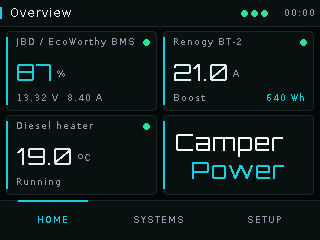
#> input picture assets/camperpower/12-overview.png, 320 x 240 px; the run also reads 1 picture not shown here
$ python camperpower_composite.py ../assets/camperpower/battery-1520.jpg
#> lines starting #> are read from the running program, lines starting #| are printed output that depends on the picture; after the words box and inside, x2 and y2 are one past the last pixel; in counts of white or black regions, pixels touching at a corner belong together
#!/usr/bin/env python3
"""Composite Camper Power app screenshots into the Blender case renders.

Usage:
  python3 tools/camperpower_composite.py RENDERS_DIR

RENDERS_DIR holds the 1920x1200 Cycles renders (not committed, they are large):
  front_three_quarter.png, front_three_quarter_chroma.png,
  front_ortho.png, front_ortho_chroma.png
Screenshots (320x240) are read from, and web images written to,
assets/camperpower/. Needs Pillow (with WebP) and numpy.
"""
import os
import sys

import numpy as np
from PIL import Image, ImageFilter

ROOT = os.path.dirname(os.path.dirname(os.path.abspath(__file__)))
ASSETS = os.path.join(ROOT, "assets", "camperpower")

# Screen window: the sharp 61 x 48 mm LCD rect, corners in render pixels,
# ordered top-left, top-right, bottom-right, bottom-left as seen in the frame
# (USB end on the left, SD side on top). From screen_corners.json.
WINDOW_MM = (61.0, 48.0)
CONTENT_MM = (0.0, 1.125, 61.0, 46.875)  # uncropped 4:3 shot, letterboxed
QUADS = {
    "ortho": [(541.714, 267.429), (1378.286, 267.429), (1378.286, 925.714), (541.714, 925.714)],
    "three_quarter": [(684.428, 406.547), (1260.339, 329.873), (1248.522, 792.555), (696.114, 902.005)],
}
# Output crops (x, y, w, h) in render pixels, and the widths to export.
CROPS = {
    "ortho": ((200, 120, 1520, 950), (1520, 960)),
    "three_quarter": ((300, 200, 1240, 776), (1240, 960)),
}
JOBS = [
    ("three_quarter", "12-overview.png", "hero"),
    ("ortho", "08-ecoworthy-battery.png", "battery"),
    ("ortho", "09-renogy-bt2-dc-dc.png", "solar"),
    ("ortho", "10-diesel-heater.png", "heater"),
    ("ortho", "04-auto-detect-added.png", "setup"),
]

SS = 2                      # supersampling factor for the warp
LETTERBOX = (4, 7, 7)       # unlit LCD strips above and below the 4:3 image
BG_LEVEL = 10               # render background (#0a0a0a) is mapped to #000
REFLECTION = 0.45           # share of the glossy glass reflection kept
GLOW = (24, 208, 224)       # UI accent cyan


def homography(src, dst):
    a = []
    for (x, y), (u, v) in zip(src, dst):
        a.append([x, y, 1, 0, 0, 0, -u * x, -u * y, -u])
        a.append([0, 0, 0, x, y, 1, -v * x, -v * y, -v])
    _, _, vt = np.linalg.svd(np.asarray(a, dtype=float))
    h = vt[-1].reshape(3, 3)
    return h / h[2, 2]


def apply_h(h, pts):
    out = []
    for x, y in pts:
        p = h @ np.array([x, y, 1.0])
        out.append((p[0] / p[2], p[1] / p[2]))
    return out


def screen_layer(quad, shot, size):
    """Warp the window (letterbox + screenshot) into the frame at SS x res."""
    w, h = size[0] * SS, size[1] * SS
    quad_ss = [(x * SS, y * SS) for x, y in quad]
    mm_rect = [(0, 0), (WINDOW_MM[0], 0), WINDOW_MM, (0, WINDOW_MM[1])]
    h_mm = homography(mm_rect, quad_ss)

    # Nearest-neighbour upscale keeps every LCD pixel a hard-edged square.
    scale = 12
    up = shot.resize((shot.width * scale, shot.height * scale), Image.NEAREST)
    x0, y0, x1, y1 = CONTENT_MM
    content_quad = apply_h(h_mm, [(x0, y0), (x1, y0), (x1, y1), (x0, y1)])
    src_rect = [(0, 0), (up.width, 0), (up.width, up.height), (0, up.height)]
    inv = homography(content_quad, src_rect)
    coeffs = (inv / inv[2, 2]).flatten()[:8]

    layer = Image.new("RGB", (w, h), LETTERBOX)
    warped = up.transform((w, h), Image.PERSPECTIVE, tuple(coeffs), Image.BICUBIC)
    inside = Image.new("L", up.size, 255).transform((w, h), Image.PERSPECTIVE, tuple(coeffs), Image.BICUBIC)
    layer.paste(warped, (0, 0), inside)
    return layer.resize(size, Image.LANCZOS)


def chroma_mask(chroma):
    c = np.asarray(chroma.convert("RGB")).astype(np.float32)
    g = c[..., 1] - np.maximum(c[..., 0], c[..., 2])
    return np.clip(g / 255.0, 0.0, 1.0)


def composite(view, renders, shot, glow_rgb=GLOW):
    base = Image.open(os.path.join(renders, f"front_{view}.png")).convert("RGB")
    chroma = Image.open(os.path.join(renders, f"front_{view}_chroma.png"))
    a = chroma_mask(chroma)[..., None]

    glossy = np.asarray(base).astype(np.float32)
    screen = np.asarray(screen_layer(QUADS[view], shot, base.size)).astype(np.float32)

    # Glass reflection: the glossy screen minus its darkest level, screened on.
    glass_floor = np.percentile(glossy[a[..., 0] > 0.99], 2)
    refl = np.clip(glossy - glass_floor, 0, 255) * REFLECTION
    lit = 255 - (255 - screen) * (255 - refl) / 255

    out = glossy * (1 - a) + lit * a

    # Glow: light from the lit screen spilling onto the bezel and beyond.
    glow_src = Image.fromarray((screen * a).astype(np.uint8))
    near = np.asarray(glow_src.filter(ImageFilter.GaussianBlur(18))).astype(np.float32)
    far = np.asarray(glow_src.filter(ImageFilter.GaussianBlur(70))).astype(np.float32)
    lum = (0.5 * near.mean(-1, keepdims=True) + 1.2 * far.mean(-1, keepdims=True)) / 255
    glow = lum * np.asarray(glow_rgb, dtype=np.float32) * 0.55
    out = out + glow * (1 - a)

    # Map the render's #0a0a0a background to the page's #000.
    out = (out - BG_LEVEL) * 255 / (255 - BG_LEVEL)
    return Image.fromarray(np.clip(out + 0.5, 0, 255).astype(np.uint8))


def export(img, view, name, assets=ASSETS, cropped=False):
    (x, y, w, h), widths = CROPS[view]
    if not cropped:
        img = img.crop((x, y, x + w, y + h))
    for width in widths:
        size = (width, round(h * width / w))
        im = img if size == img.size else img.resize(size, Image.LANCZOS)
        stem = os.path.join(assets, f"{name}-{width}")
        im.save(stem + ".webp", "WEBP", quality=86, method=6)
        im.save(stem + ".jpg", "JPEG", quality=86, optimize=True, progressive=True, subsampling=0)
        print(f"{name}-{width}: {size[0]}x{size[1]}",
              f"webp {os.path.getsize(stem + '.webp') // 1024} KB,",
              f"jpg {os.path.getsize(stem + '.jpg') // 1024} KB")


def main():
    if len(sys.argv) != 2:
        sys.exit(__doc__)
    renders = sys.argv[1]
    for view, shot_name, name in JOBS:
        shot = Image.open(os.path.join(ASSETS, shot_name)).convert("RGB")
#> shot is the input picture: PIL image 320x240 RGB; mean R, G, B 13.8, 26.3, 26.9
        assert shot.size == (320, 240), shot_name
        export(composite(view, renders, shot), view, name)
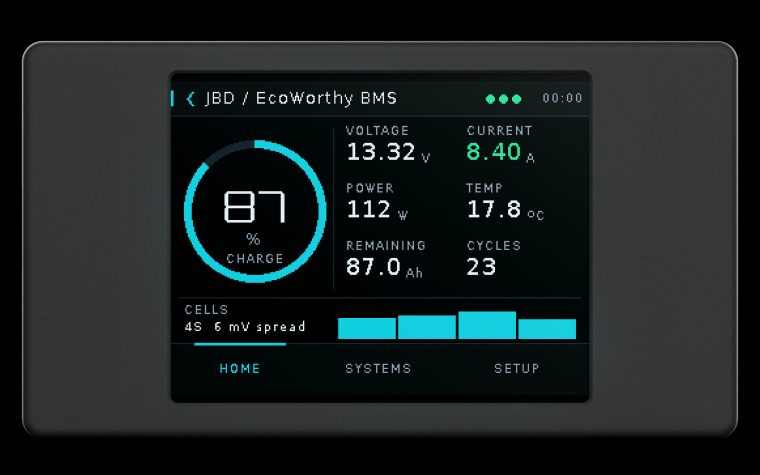
#> input picture assets/camperpower/battery-1520.jpg, 1520 x 950 px, given in place of front_three_quarter.png, which was not available (shown at 1/2 size)
#> in composite, base is the input picture: PIL image 1520x950 RGB; mean R, G, B 25.5, 33.2, 33.4
#> in chroma_mask, `g = c[..., 1] - np.maximum(c[..., 0], c[..., 2])`:
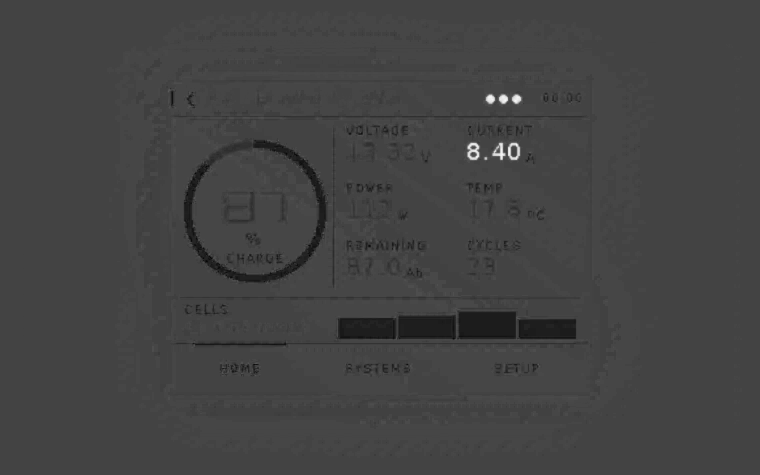
#> g: shape (950, 1520) float32 (shown at 1/2 size); min -29, max 80, mean -0.2; drawn with min black and max white
#> in chroma_mask, `return np.clip(g / 255.0, 0.0, 1.0)`:
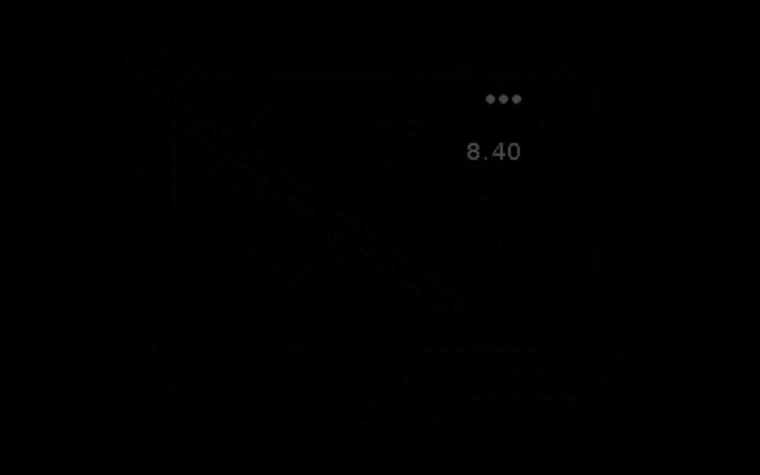
#> returned value: shape (950, 1520) float32 (shown at 1/2 size); min 0, max 0.314, mean 0.00172
#> in screen_layer, `up = shot.resize((shot.width * scale, shot.height * scale), Image.NEAR..`:
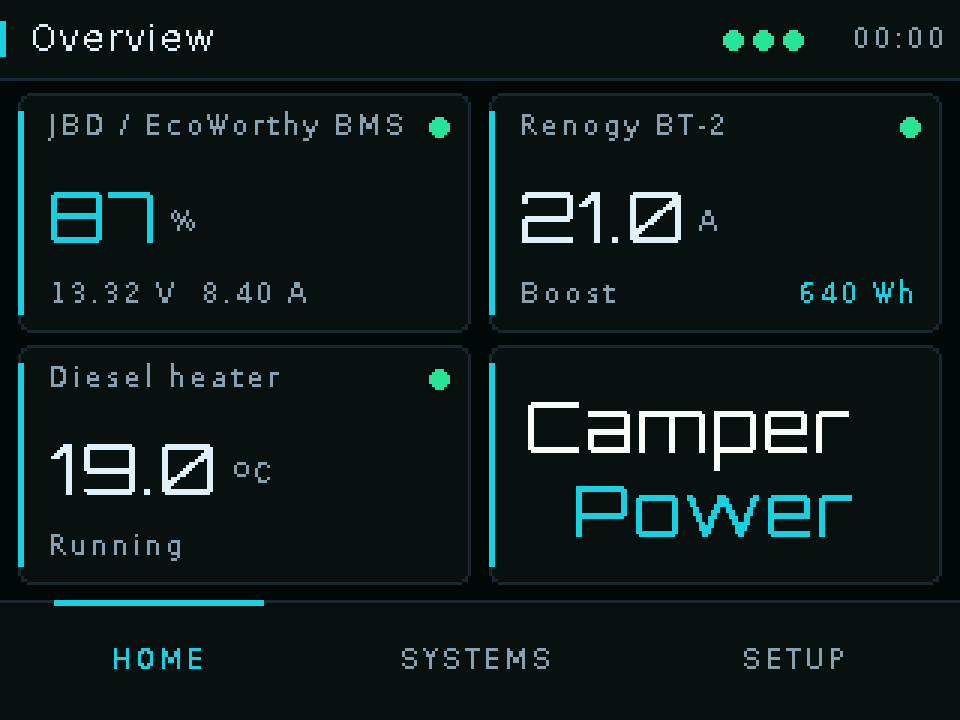
#> up: PIL image 3840x2880 RGB (shown at 1/4 size); mean R, G, B 13.8, 26.3, 26.9
#> in screen_layer, `warped = up.transform((w, h), Image.PERSPECTIVE, tuple(coeffs), Image...`:
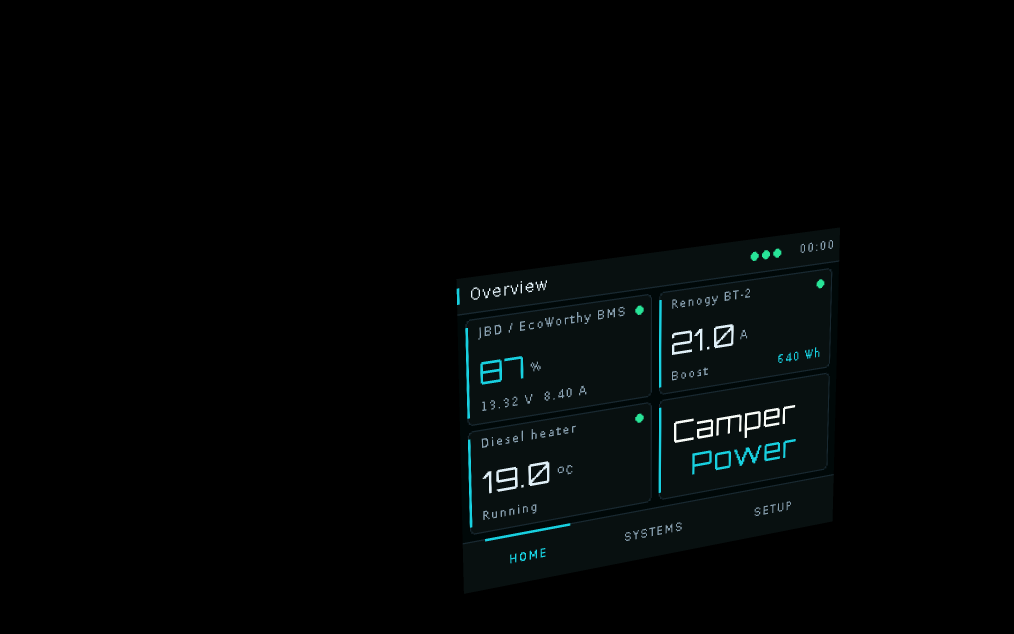
#> warped: PIL image 3040x1900 RGB (shown at 1/3 size); mean R, G, B 2.5, 4.7, 4.8
#> in screen_layer, `inside = Image.new("L", up.size, 255).transform((w, h), Image.PERSPECT..`:
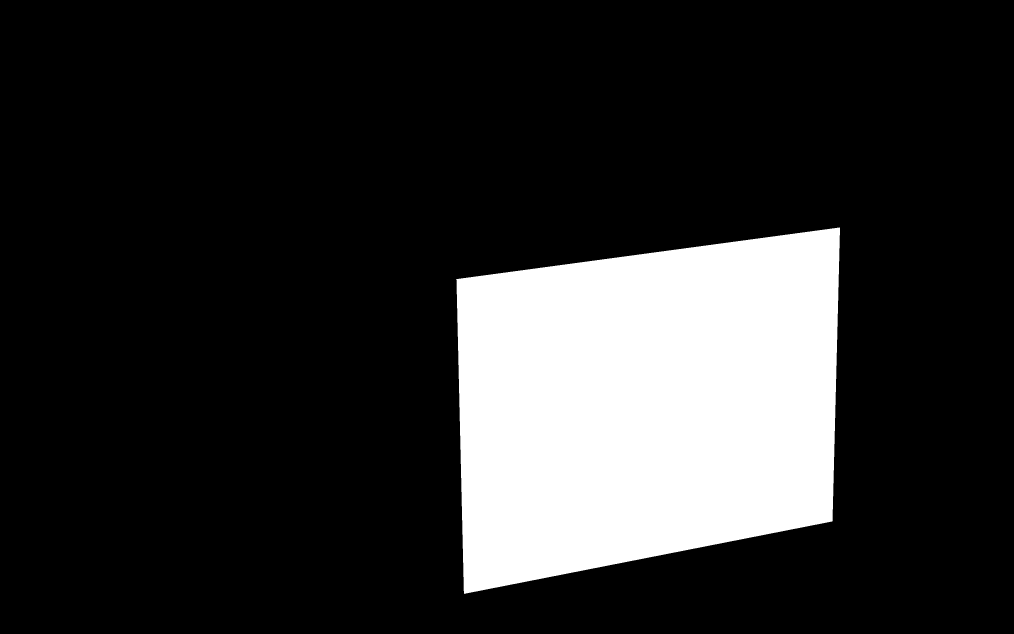
#> inside: PIL image 3040x1900 L (shown at 1/3 size); 17.8% white; 1 white region, box (x1, y1, x2, y2) and area: (1369, 682, 2520, 1782) 1030305


if __name__ == "__main__":
#> (the run stopped early here; a loop or call above may not have finished)
